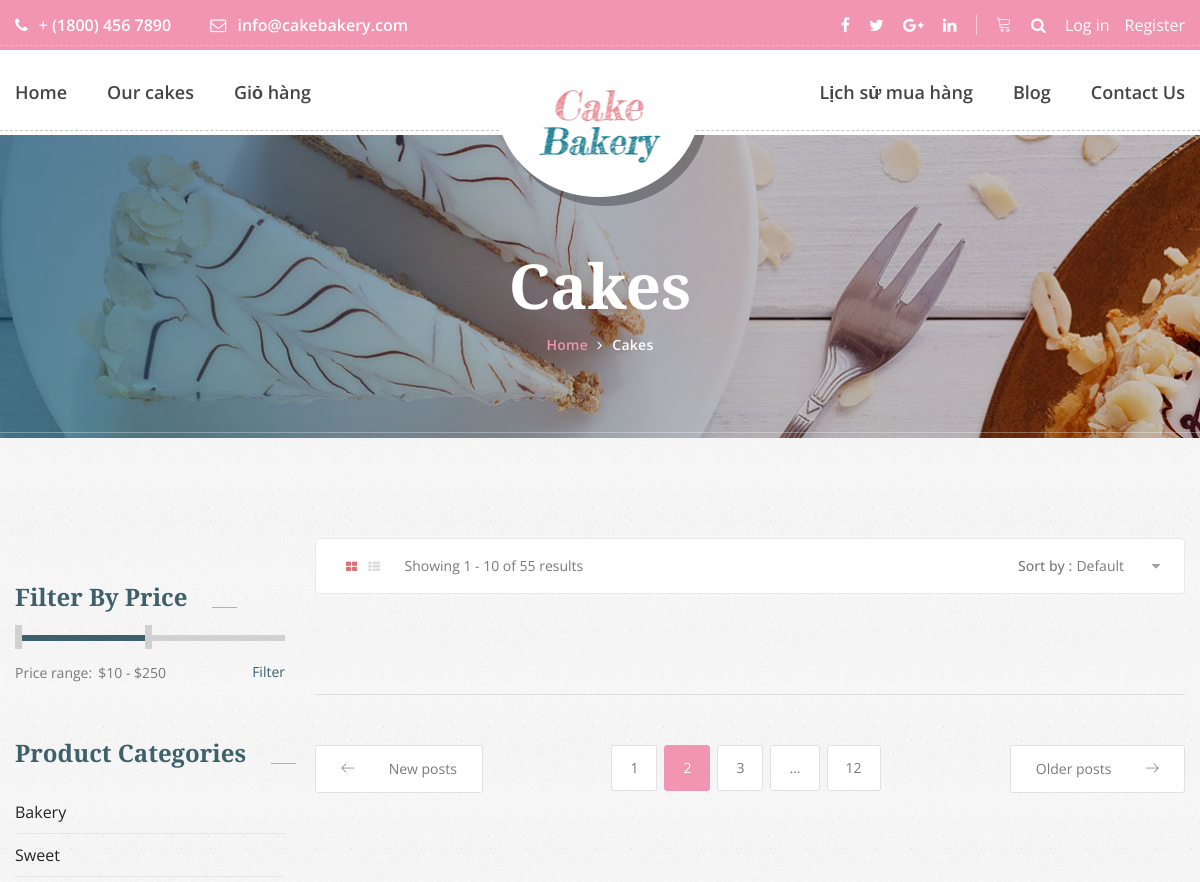
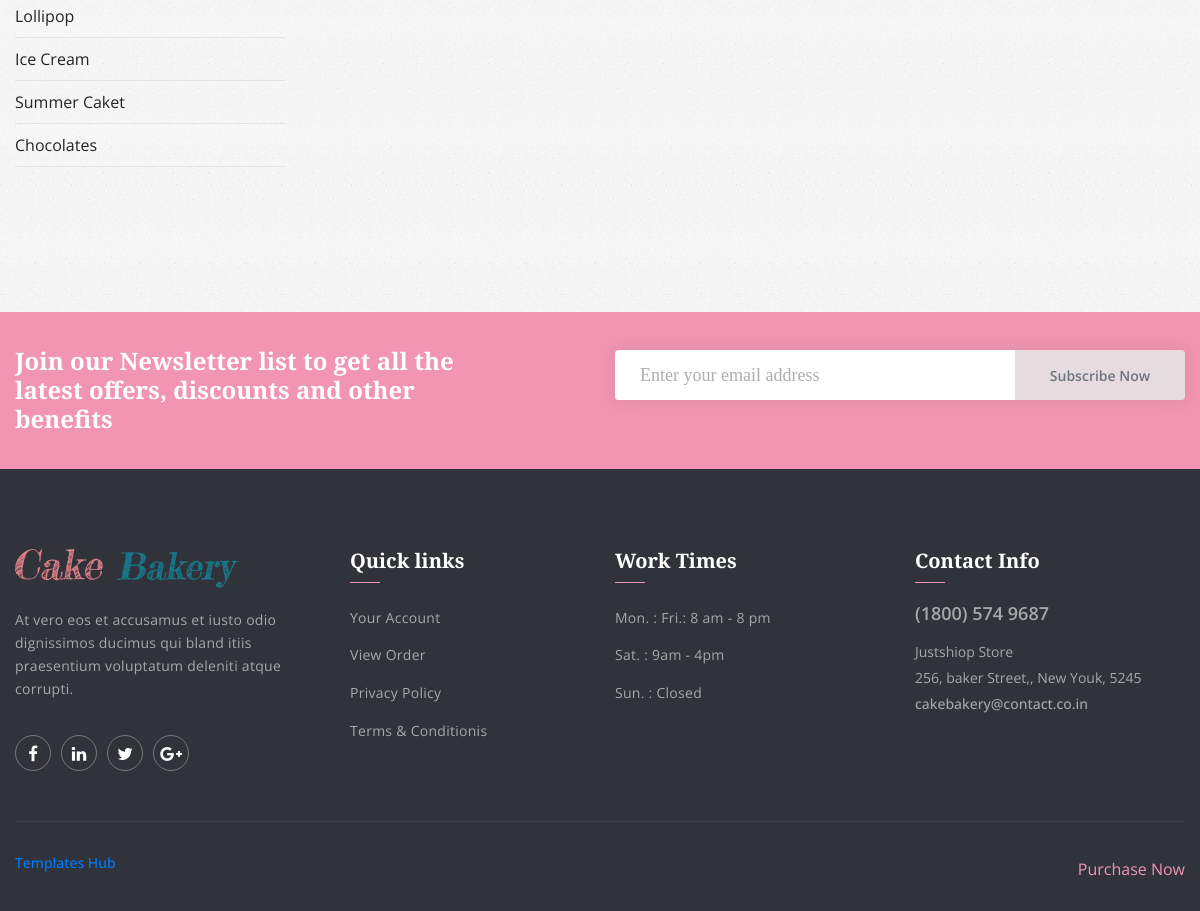
/productbycat.php?MaLoaiHang=10, run on the app's committed database (2 pictures, top to bottom).
### tables this page shows
CREATE TABLE `loaihanghoa` (
  `MaLoaiHang` int(5) NOT NULL,
  `TenLoaiHang` varchar(50) NOT NULL
);

### classes/category.php (called while the page is built, shortened)
<?php
	$filepath=realpath(dirname(__FILE__));
	include_once($filepath. '/../lib/database.php');
?>
<?php
	class category
	{
		private $db;
		public function __construct()
		{
			$this->db=new database();
		}
		public function show_category(){
			$query="SELECT * FROM LoaiHangHoa ORDER BY MaLoaiHang desc";
				$result=$this->db->select($query);
				return $result;
		}
}
?>

### lib/database.php (called while the page is built, shortened)
<?php
Class Database{
   public $host   = DB_HOST;
   public $user   = DB_USER;
   public $pass   = DB_PASS;
   public $dbname = DB_NAME;
   public $link;
private function connectDB(){
   $this->link = new mysqli($this->host, $this->user, $this->pass,
    $this->dbname);
 }
public function select($query){
  $result = $this->link->query($query) or
   die($this->link->error.__LINE__);
  if($result->num_rows > 0){
    return $result;
  } else {
    return false;
  }
 }
}

### productbycat.php (the view, shortened to what this page needs)
<?php
	include 'inc/header.php';
?>
        <section class="banner_area">
        	<div class="container">
        		<div class="banner_text">
        			<h3>Cakes</h3>
        			<ul>
        				<li><a href="index.php">Home</a></li>
        				<li><a href="cake.php">Cakes</a></li>
        			</ul>
        		</div>
        	</div>
        </section>
        <section class="product_area p_100">
        	<div class="container">
        		<div class="row product_inner_row">
        			<div class="col-lg-9">
        				<div class="row m0 product_task_bar">
							<div class="product_task_inner">
								<div class="float-left">
									<a class="active" href="#"><i class="fa fa-th-large" aria-hidden="true"></i></a>
									<a href="#"><i class="fa fa-th-list" aria-hidden="true"></i></a>
									<span>Showing 1 - 10 of 55 results</span>
								</div>
								<div class="float-right">
									<h4>Sort by :</h4>
								</div>
							</div>
        				</div>
        				<div class="product_pagination">
        					<div class="left_btn">
        						<a href="#"><i class="lnr lnr-arrow-left"></i> New posts</a>
        					</div>
        					<div class="middle_list">
								<nav aria-label="Page navigation example">
									<ul class="pagination">
									<li class="page-item"><a class="page-link" href="#">1</a></li>
									<li class="page-item active"><a class="page-link" href="#">2</a></li>
									<li class="page-item"><a class="page-link" href="#">3</a></li>
									<li class="page-item"><a class="page-link" href="#">...</a></li>
									<li class="page-item"><a class="page-link" href="#">12</a></li>
									</ul>
								</nav>
        					</div>
        					<div class="right_btn"><a href="#">Older posts <i class="lnr lnr-arrow-right"></i></a></div>
        				</div>
        			</div>
        			<div class="col-lg-3">
        				<div class="product_left_sidebar">
        					<aside class="left_sidebar search_widget">
        						<div class="input-group">
									<div class="input-group-append">
										<button class="btn" type="button"><i class="icon icon-Search"></i></button>
									</div>
								</div>
        					</aside>
							<aside class="left_sidebar p_price_widget">
        						<div class="p_w_title">
        							<h3>Filter By Price</h3>
        						</div>
        						<div class="filter_price">
									<div id="slider-range"></div>
       								<label for="amount">Price range:</label>
									<input type="text" id="amount" readonly />
       								<a href="#">Filter</a>
        						</div>
        					</aside>
        					<aside class="left_sidebar p_catgories_widget">
        						<div class="p_w_title">
        							<h3>Product Categories</h3>
        						</div>
        						<ul class="list_style">
								<?php
									$cate = $cat->show_category();
									if($cate){
										while($result_new = $cate->fetch_assoc()){
									?>
									<li><a href="productbycat.php?MaLoaiHang=<?php echo $result_new['MaLoaiHang'] ?>"><?php echo $result_new['TenLoaiHang'] ?></a></li>
        							<?php
										}
									}
									?>
        						</ul>
        					</aside>
        				</div>
        			</div>
        		</div>
        	</div>
        </section>
        <section class="newsletter_area">
        	<div class="container">
        		<div class="row newsletter_inner">
        			<div class="col-lg-6">
        				<div class="news_left_text">
        					<h4>Join our Newsletter list to get all the latest offers, discounts and other benefits</h4>
        				</div>
        			</div>
        			<div class="col-lg-6">
        				<div class="newsletter_form">
							<div class="input-group">
								<input type="text" class="form-control" placeholder="Enter your email address">
								<div class="input-group-append">
									<button class="btn btn-outline-secondary" type="button">Subscribe Now</button>
								</div>
							</div>
        				</div>
        			</div>
        		</div>
        	</div>
        </section>
        <?php
	include 'inc/footer.php';
?>
    </body>
</html>

### data on the page
loaihanghoa: TenLoaiHang "Bakery"
loaihanghoa: TenLoaiHang "Sweet"
loaihanghoa: TenLoaiHang "Lollipop"
loaihanghoa: TenLoaiHang "Ice Cream"
loaihanghoa: TenLoaiHang "Summer Caket"
loaihanghoa: TenLoaiHang "Chocolates"
